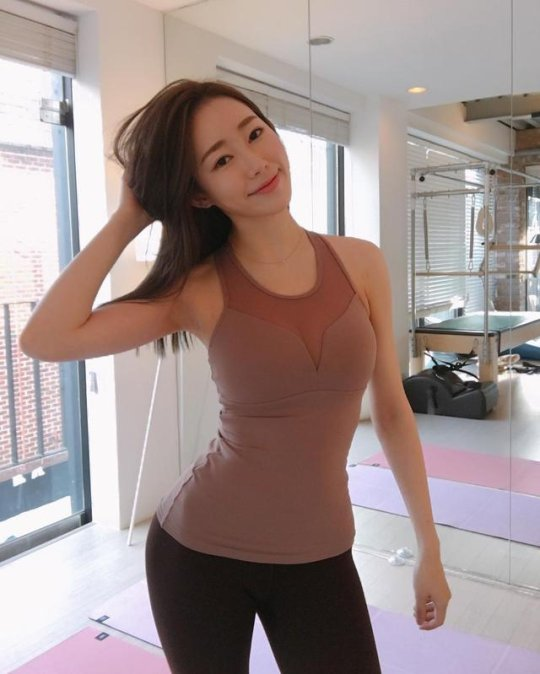
#> input picture MyFirstApplication/beau.jpg, 540 x 674 px
$ python getting_individual_channels.py
#> lines starting #> are read from the running program, lines starting #| are printed output that depends on the picture
from PIL import Image

img = Image.open("beau.jpg")
#> img is the input picture: PIL image 540x674 RGB; mean R, G, B 160.5, 144.1, 141.9
r, g, b = img.split()
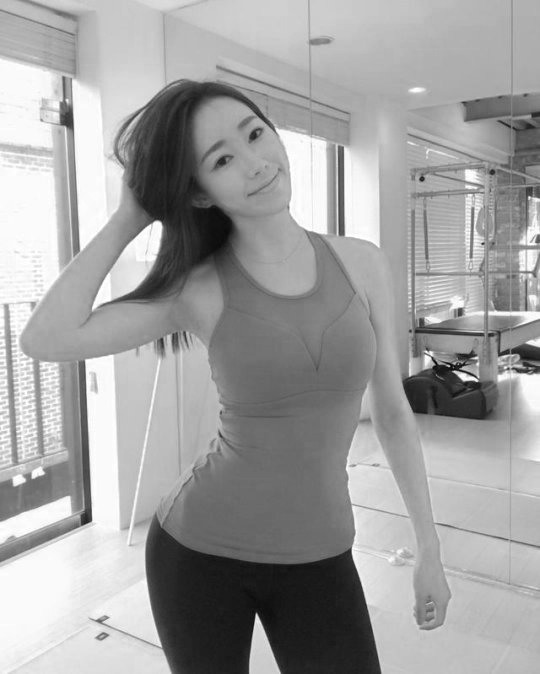
#> r: PIL image 540x674 L; min 0, max 255, mean 160.5
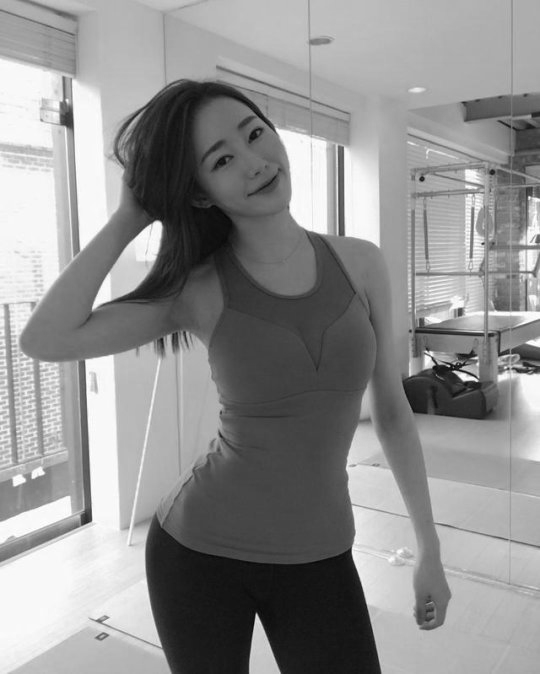
#> g: PIL image 540x674 L; min 4, max 255, mean 144.1
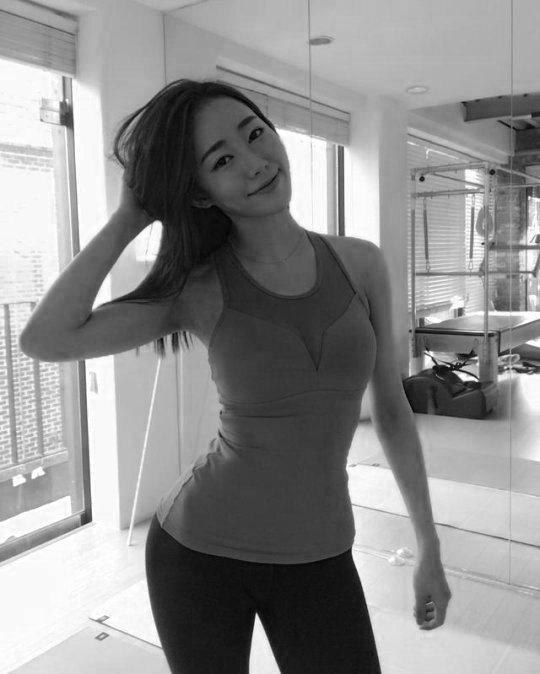
#> b: PIL image 540x674 L; min 0, max 255, mean 141.9

r.show()

$ run again, with MyFirstApplication/yy2016.png saved as MyFirstApplication/beau.jpg
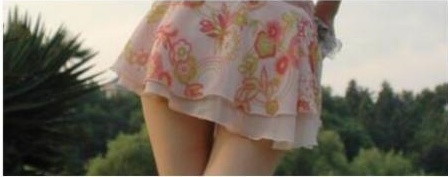
#> input picture MyFirstApplication/yy2016.png, 448 x 177 px
#> img is the input picture: PIL image 448x177 RGB; mean R, G, B 124.5, 114.5, 101.5
#> `r, g, b = img.split()`:
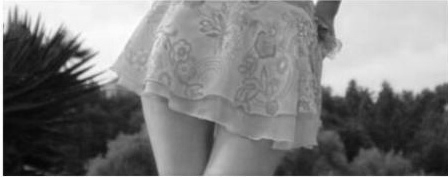
#> r: PIL image 448x177 L; min 1, max 255, mean 124.5
#> `r, g, b = img.split()`:
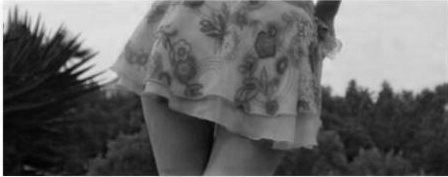
#> b: PIL image 448x177 L; min 0, max 255, mean 101.5
